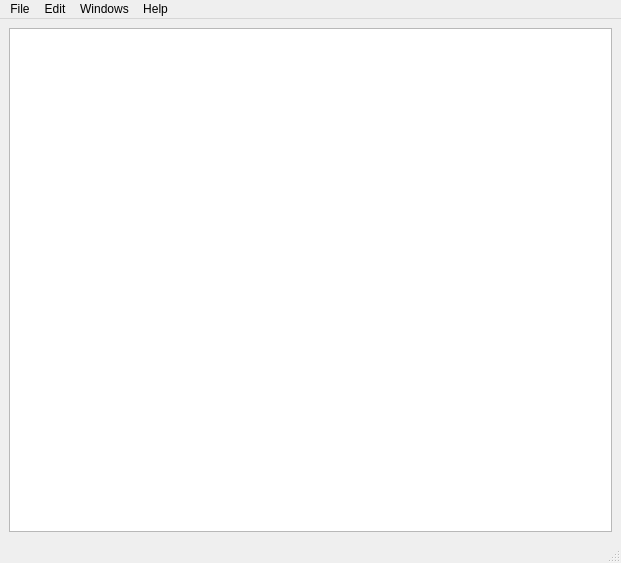
<?xml version="1.0" encoding="UTF-8"?>
<ui version="4.0">
 <class>MainWindow</class>
 <widget class="QMainWindow" name="MainWindow">
  <property name="geometry">
   <rect>
    <x>0</x>
    <y>0</y>
    <width>621</width>
    <height>563</height>
   </rect>
  </property>
  <property name="windowTitle">
   <string>WahlAnalyse</string>
  </property>
  <widget class="QWidget" name="centralwidget">
   <layout class="QGridLayout" name="gridLayout">
    <item row="0" column="0">
     <widget class="QTableView" name="tableView"/>
    </item>
   </layout>
  </widget>
  <widget class="QMenuBar" name="menubar">
   <property name="enabled">
    <bool>true</bool>
   </property>
   <property name="geometry">
    <rect>
     <x>0</x>
     <y>0</y>
     <width>621</width>
     <height>22</height>
    </rect>
   </property>
   <widget class="QMenu" name="menuFile">
    <property name="title">
     <string>File</string>
    </property>
    <addaction name="actionOpen"/>
    <addaction name="actionSave"/>
    <addaction name="actionSave_as"/>
    <addaction name="actionNew"/>
    <addaction name="separator"/>
    <addaction name="actionClose"/>
   </widget>
   <widget class="QMenu" name="menuEdit">
    <property name="title">
     <string>Edit</string>
    </property>
    <addaction name="actionCopy_Cs"/>
    <addaction name="actionAdd_Row"/>
   </widget>
   <widget class="QMenu" name="menuWindows">
    <property name="title">
     <string>Windows</string>
    </property>
   </widget>
   <widget class="QMenu" name="menuHelp">
    <property name="title">
     <string>Help</string>
    </property>
   </widget>
   <addaction name="menuFile"/>
   <addaction name="menuEdit"/>
   <addaction name="menuWindows"/>
   <addaction name="menuHelp"/>
  </widget>
  <widget class="QStatusBar" name="statusbar"/>
  <action name="actionOpen">
   <property name="text">
    <string>Open</string>
   </property>
   <property name="statusTip">
    <string>Open File</string>
   </property>
   <property name="shortcut">
    <string>Meta+O, Ctrl+O</string>
   </property>
   <property name="shortcutContext">
    <enum>Qt::ApplicationShortcut</enum>
   </property>
  </action>
  <action name="actionSave">
   <property name="text">
    <string>Save</string>
   </property>
   <property name="statusTip">
    <string>Save File</string>
   </property>
   <property name="shortcut">
    <string>Meta+S, Ctrl+S</string>
   </property>
   <property name="shortcutContext">
    <enum>Qt::ApplicationShortcut</enum>
   </property>
  </action>
  <action name="actionSave_as">
   <property name="text">
    <string>Save as...</string>
   </property>
   <property name="statusTip">
    <string>Save File as...</string>
   </property>
   <property name="shortcut">
    <string>Ctrl+Shift+S, Meta+Shift+S</string>
   </property>
   <property name="shortcutContext">
    <enum>Qt::ApplicationShortcut</enum>
   </property>
  </action>
  <action name="actionNew">
   <property name="text">
    <string>New</string>
   </property>
   <property name="statusTip">
    <string>Create New File</string>
   </property>
   <property name="shortcut">
    <string>Ctrl+N, Meta+N</string>
   </property>
   <property name="shortcutContext">
    <enum>Qt::ApplicationShortcut</enum>
   </property>
  </action>
  <action name="actionCopy_Cs">
   <property name="text">
    <string>Copy Cs</string>
   </property>
   <property name="statusTip">
    <string>Copy CSV data</string>
   </property>
   <property name="shortcutContext">
    <enum>Qt::ApplicationShortcut</enum>
   </property>
  </action>
  <action name="actionClose">
   <property name="text">
    <string>Close</string>
   </property>
   <property name="statusTip">
    <string>Close Program</string>
   </property>
   <property name="shortcut">
    <string>Meta+Q</string>
   </property>
   <property name="shortcutContext">
    <enum>Qt::ApplicationShortcut</enum>
   </property>
  </action>
  <action name="actionAdd_Row">
   <property name="text">
    <string>Add Row</string>
   </property>
   <property name="statusTip">
    <string>Add new Row</string>
   </property>
   <property name="shortcutContext">
    <enum>Qt::ApplicationShortcut</enum>
   </property>
  </action>
 </widget>
 <resources/>
 <connections>
  <connection>
   <sender>actionClose</sender>
   <signal>triggered()</signal>
   <receiver>MainWindow</receiver>
   <slot>close()</slot>
   <hints>
    <hint type="sourcelabel">
     <x>-1</x>
     <y>-1</y>
    </hint>
    <hint type="destinationlabel">
     <x>310</x>
     <y>281</y>
    </hint>
   </hints>
  </connection>
 </connections>
</ui>
